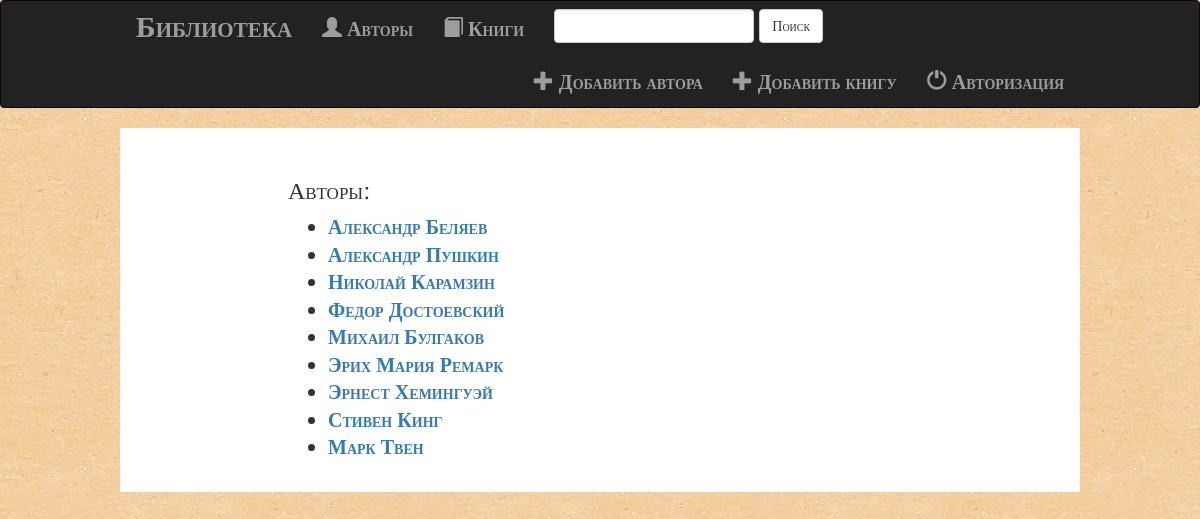
The page / on the database its author committed.
### books/models.py (models this page shows, shortened)
class Author(models.Model):
    writer = models.CharField(u'Автор', max_length=200)
    verbose_name = (u'Автор')

### books/views.py (the view)
# urls.py: path('', views.index, name='index'),
def index(request):
	author = Author.objects.all()
	return render(request, 'books/index.html', {'author': author})

### books/templates/books/index.html (shortened to what this page needs)
{% extends 'books/base.html' %}
{% block body %}
<div class="layout-form">
	<div class="form">
		<h3>Авторы:</h3>
		{% if author %}
			<ul>
				{% for person in author %}
					<li><a href="{% url 'books:detail' person.id %}">{{ person.writer }}</a></li>
				{% endfor %}
			</ul>
		{% else %}
			<p>Ты не можешь добавить автора</p>
		{% endif %}
	</div>
</div>
{% endblock %}

### books/templates/books/base.html (shortened to what this page needs)
<!DOCTYPE html>
<html>
<head>
	{% load staticfiles %}
	<link href="https://maxcdn.bootstrapcdn.com/bootstrap/3.3.7/css/bootstrap.min.css" rel="stylesheet">
	<link rel="stylesheet" type="text/css" href="{% static 'books/css/style.css' %}">
</head>
<body>
	<nav class="navbar navbar-inverse">
		<div class="positioner">
			<div class="conteiner-lfuid">
				<div class="navbar-header">
					<a class="navbar-brand" href="{% url 'books:index' %}">Библиотека</a>
				</div>
				<div class="collapse navbar-collapse" id="topNavBar">
					<ul class="nav navbar-nav">
						<li class="">
							<a href="{% url 'books:index' %}">
								<span class="glyphicon glyphicon-user" aria-hidden="true">
								</span>&nbsp;Авторы
							</a>
						</li>
						<li class="">
							<a href="{% url 'books:all_books' %}">
								<span class="glyphicon glyphicon-book" aria-hidden="true">
								</span>&nbsp;Книги
							</a>
						</li>
					</ul>
					<form class="navbar-form navbar-left" role="search" action="{% url 'books:search' %}" method="get">
						<div>
							<input type="text" class="form-control" name="q" value="">
							<button type="submit" class="btn btn-default">Поиск</button>
						</div>
					</form>
					<ul class="nav navbar-nav navbar-right">
						<li class="">
							<a href="{% url 'books:add_author' %}">
								<span class="glyphicon glyphicon-plus" aria-hidden="true">
								</span>&nbsp;Добавить автора
							</a>
						</li>
						<li class="">
							<a href="{% url 'books:add_books' %}">
								<span class="glyphicon glyphicon-plus" aria-hidden="true">
								</span>&nbsp;Добавить книгу
							</a>
						</li>
						<li class="">
							{% if user.is_authenticated %}
								<a href="{% url 'loginsys:logout_user' %}">
									<span class="glyphicon glyphicon-off" aria-hidden="true">
									</span>&nbsp;Выход ({{ user }})
								</a>
							{% else %}
								<a href="{% url 'loginsys:login_user' %}">
									<span class="glyphicon glyphicon-off" aria-hidden="true">
									</span>&nbsp;Авторизация
								</a>
							{% endif %}
						</li>
					</ul>
				</div>
			</div>
		</div>
	</nav>
	{% block body %}
	{% endblock %}
</body>

### books/static/books/css/style.css (style rules this page uses)
body { background: white url('../images/background.jpg'); }
.positioner { width: 80%; margin: auto; }
.form { width: 65%; margin: auto; padding-top: 10px; padding-bottom: 20px; }
.layout-form { width: 80%; margin: auto; padding-top: 20px; background-color: #fff; }

### books/templates/books/base.html (style rules this page uses)
.navbar-brand { float: left; height: 49px; padding: 15px 15px; font-size: 30px; line-height: 20px; }
body { font-family: "PT Sans"; font-size: 20px; font-style: normal; font-variant: small-caps; font-weight: 700; line-height: 27.5px; }

### rows shown on the page
Author: writer "Александр Беляев"
Author: writer "Александр Пушкин"
Author: writer "Николай Карамзин"
Author: writer "Федор Достоевский"
Author: writer "Михаил Булгаков"
Author: writer "Эрих Мария Ремарк"
Author: writer "Эрнест Хемингуэй"
Author: writer "Стивен Кинг"
Author: writer "Марк Твен"
